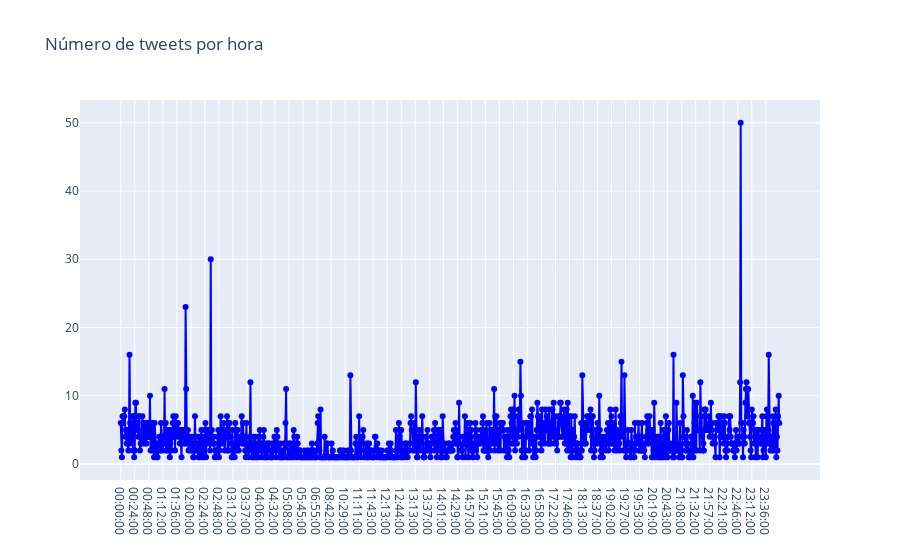

Notebook source saved alongside this figure:
### Code cell
trace = go.Scatter(x=temp.hora.values,
                   y=temp.cnt.values,
                   text=[f"Fecha: {f}<br>Tuits: {c}" for f,c in zip(temp.hora.values,temp.cnt.values)],
                   hoverinfo='text',
                   mode='lines+markers',
                   name='Horas',
                   line={'color': 'blue'})

layout = go.Layout(title="Número de tweets por hora")

fig = go.Figure(data=[trace], layout=layout)
iplot(fig)

### Figure 1 — Plotly figure (JSON) as saved in the notebook; plotly's stock layout.template omitted (floating-point values rounded to 4 significant figures; data arrays with more than 128 entries replaced by an {"elided": "..."} marker saying what was removed)
{"data": [{"hoverinfo": "text", "line": {"color": "blue"}, "mode": "lines+markers", "name": "Horas", "text": {"elided": "1128 str values"}, "type": "scatter", "x": {"elided": "1128 str values"}, "y": {"elided": "1128 int values"}}], "layout": {"title": {"text": "Número de tweets por hora"}}}
